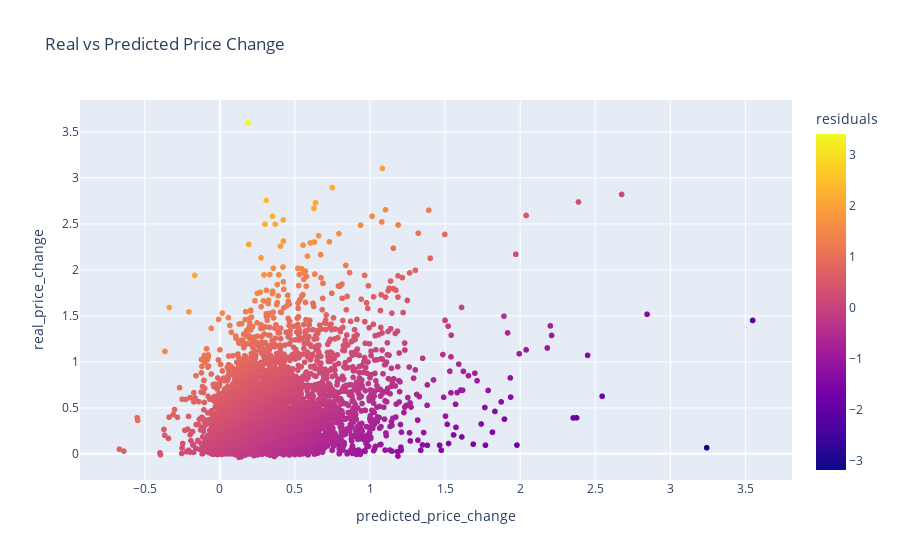

The cell this chart's notebook holds for it:
### Code cell
fig = px.scatter(
    df.loc[df['upside_threshold_prediction'] == 0], x='predicted_price_change', y='real_price_change',color='residuals',
    title='Real vs Predicted Price Change',hover_data=['symbol']
                 )
fig.show()

### Figure 1 — Plotly figure (JSON) as saved in the notebook; plotly's stock layout.template omitted (floating-point values rounded to 4 significant figures; data arrays with more than 128 entries replaced by an {"elided": "..."} marker saying what was removed)
{"data": [{"customdata": {"elided": "5516x1 str values"}, "hovertemplate": "predicted_price_change=%{x}<br>real_price_change=%{y}<br>symbol=%{customdata[0]}<br>residuals=%{marker.color}<extra></extra>", "legendgroup": "", "marker": {"color": {"elided": "5516 float values"}, "coloraxis": "coloraxis", "symbol": "circle"}, "mode": "markers", "name": "", "showlegend": false, "type": "scattergl", "x": {"elided": "5516 float values"}, "xaxis": "x", "y": {"elided": "5516 float values"}, "yaxis": "y"}], "layout": {"coloraxis": {"colorbar": {"title": {"text": "residuals"}}, "colorscale": [[0, "#0d0887"], [0.1111, "#46039f"], [0.2222, "#7201a8"], [0.3333, "#9c179e"], [0.4444, "#bd3786"], [0.5556, "#d8576b"], [0.6667, "#ed7953"], [0.7778, "#fb9f3a"], [0.8889, "#fdca26"], [1, "#f0f921"]]}, "legend": {"tracegroupgap": 0}, "title": {"text": "Real vs Predicted Price Change"}, "xaxis": {"anchor": "y", "domain": [0, 1], "title": {"text": "predicted_price_change"}}, "yaxis": {"anchor": "x", "domain": [0, 1], "title": {"text": "real_price_change"}}}}
